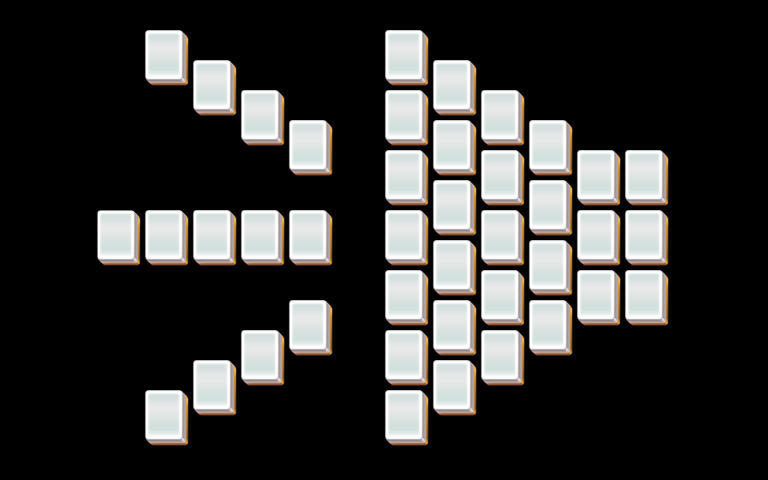

This game map was drawn from its Tiled (.tmx) file and the tilesets committed beside it. A one-line description and the trimmed map source follow:
An orthogonal 32x16 tile map with 24x30 px tiles, 3 tile layers (layer1, layer2, layer3).

<map version="1.0" orientation="orthogonal" width="32" height="16" tilewidth="24" tileheight="30">
 <properties>
  <property name="species" value="25" />
 </properties>
 <tileset firstgid="1" name="mahjong" tilewidth="48" tileheight="60">
  <image source="mahjong.png" />
 </tileset>
 <layer name="layer1" width="32" height="16">
  <data>[512 cells, 41 non-empty, 1 distinct tile ids]</data>
 </layer>
 <layer name="layer2" width="32" height="16">
  <data>[512 cells, 40 non-empty, 1 distinct tile ids]</data>
 </layer>
 <layer name="layer3" width="32" height="16">
  <data>[512 cells, 35 non-empty, 1 distinct tile ids]</data>
 </layer>
</map>
